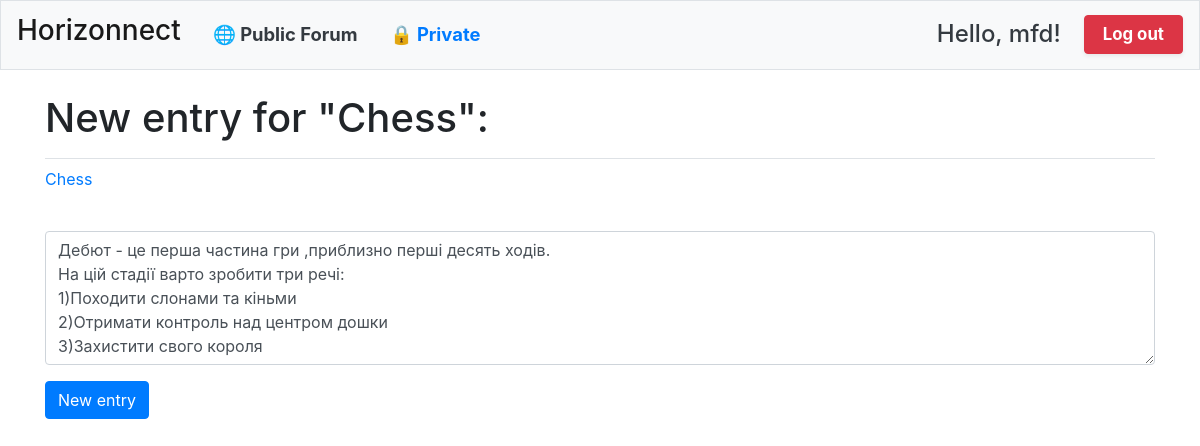
The page /edit_entry/1/ (signed in) on the database its author committed.
### learning_logs/models.py (models this page shows, shortened)
class Topic(models.Model):
    text = models.CharField(max_length=200)
    date_added = models.DateTimeField(auto_now_add=True)
    owner = models.ForeignKey(User, on_delete=models.CASCADE)
    is_public = models.BooleanField(default=False)
    def __str__(self):
        return self.text

class Entry(models.Model):
    topic = models.ForeignKey(Topic, on_delete=models.CASCADE)
    text = models.TextField()
    date_added = models.DateTimeField(auto_now_add=True)
    author = models.ForeignKey(User, on_delete=models.CASCADE)
    class Meta:
        verbose_name_plural = "entries"

### learning_logs/views.py (the view)
# urls.py: path("edit_entry/<int:entry_id>/", views.edit_entry, name="edit_entry"),
@login_required
def edit_entry(request, entry_id):
    entry = get_object_or_404(Entry, id=entry_id)
    topic = entry.topic
    if entry.author != request.user:
        raise Http404
    if request.method != "POST":
        form = EntryForm(instance=entry)
    else:
        form = EntryForm(instance=entry, data=request.POST)
        if form.is_valid():
            form.save()
            return redirect("learning_logs:topic", topic_id=topic.id)
    context = {"entry": entry, "topic": topic, "form": form}
    return render(request, "learning_logs/edit_entry.html", context)

### learning_logs/forms.py
class EntryForm(forms.ModelForm):
    class Meta:
        model = Entry
        fields = ["text"]
        labels = {"text": ""}
        widgets = {
            "text": forms.Textarea(attrs={"class": "form-control", "rows": 5, "placeholder": "Write your entry here..."}),
        }

### learning_logs/templates/learning_logs/edit_entry.html (shortened to what this page needs)
{% extends "learning_logs/base.html" %}
{% load bootstrap4 %}
{% block page_header %}
    <h1>New entry for "{{ topic }}": </h1>
{% endblock page_header %}
{% block content %}
<p><a href="{% url 'learning_logs:topic' topic.id %}">{{ topic }}</a></p>
<form action="{% url 'learning_logs:edit_entry' entry.id %}" method="POST">
    {% bootstrap_form form %}
    {% buttons %}
      <button name="submit" class="btn btn-primary">New entry</button>
    {% endbuttons %}
</form>
{% endblock content %}

### learning_logs/templates/learning_logs/base.html (shortened to what this page needs)
{% load bootstrap4 %}
{% load static %}
<!DOCTYPE html>
<html lang="en">
<head>
    {% bootstrap_css %}
</head>
<body>
    <nav class="navbar navbar-expand-md navbar-light bg-light mb-4 border">
        <a class="navbar-brand" href="{% url 'learning_logs:index' %}">
            <h3>Horizonnect</h3>
        </a>
        <div class="collapse navbar-collapse" id="navbarCollapse">
            <ul class="navbar-nav mr-auto">
                <li class="nav-item">
                    <a class="nav-link font-weight-bold text-dark px-3" href="{% url 'learning_logs:public_topics' %}" style="font-size: 1.15rem;">
                        🌐 Public Forum
                    </a>
                </li>
                <li class="nav-item">
                    <a class="nav-link font-weight-bold text-primary px-3" href="{% url 'learning_logs:topics' %}" style="font-size: 1.15rem;">
                        🔒 Private
                    </a>
                </li>
            </ul>
            <ul class="navbar-nav ml-auto d-flex align-items-center">
                {% if user.is_authenticated %}
                    <li class="nav-item">
                        <h4 class="nav-link disabled text-dark mb-0 pb-0 pt-0" style="padding-right: 15px;">
                            Hello, {{ user.username }}!
                        </h4>
                    </li>
                    <li class="nav-item ml-2">
                        <a class="btn btn-danger font-weight-bold shadow-sm" href="#"
                           onclick="event.preventDefault(); document.getElementById('logout-form').submit();"
                           style="font-size: 1.05rem; padding: 6px 18px;">
                                Log out
                        </a>
                    </li>
                {% endif %}
            </ul>
        </div>
    </nav>
    <main role="main" class="container">
        <div class="pb-2 mb-2 border-bottom">
            {% block page_header %}{% endblock page_header %}
        </div>
        <div>
            {% block content %}{% endblock content %}
        </div>
    </main>
</body>
</html>

### rows shown on the page
Topic: text "Chess"
Entry: text "Дебют - це перша частина гри ,приблизно перші десять ходів. На цій стадії варто зробити три речі: 1)Походити слонами та кіньми 2)Отримати контроль над центром дошки 3)Захистити свого короля"

### other values the page prints
{{ user.username }} "mfd"
